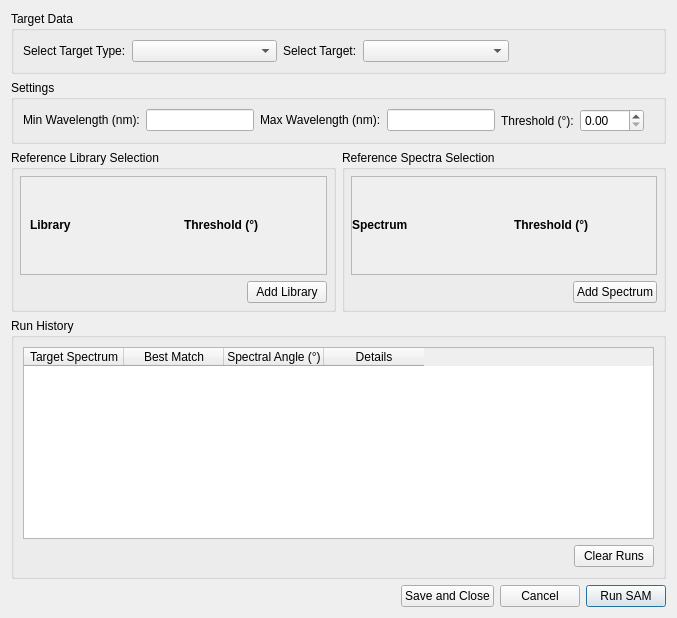
<?xml version="1.0" encoding="UTF-8"?>
<ui version="4.0">
 <class>SpectralAngleMapper</class>
 <widget class="QWidget" name="SpectralAngleMapper">
  <property name="geometry">
   <rect>
    <x>0</x>
    <y>0</y>
    <width>677</width>
    <height>618</height>
   </rect>
  </property>
  <property name="windowTitle">
   <string>Spectral Angle Mapper</string>
  </property>
  <layout class="QVBoxLayout" name="verticalLayout">
   <item>
    <widget class="QGroupBox" name="groupBox">
     <property name="title">
      <string>Target Data</string>
     </property>
     <layout class="QHBoxLayout" name="targetLayout">
      <item>
       <widget class="QLabel" name="label_type">
        <property name="text">
         <string>Select Target Type:</string>
        </property>
       </widget>
      </item>
      <item>
       <widget class="QComboBox" name="SelectTargetData">
        <property name="sizePolicy">
         <sizepolicy hsizetype="Expanding" vsizetype="Fixed">
          <horstretch>0</horstretch>
          <verstretch>0</verstretch>
         </sizepolicy>
        </property>
       </widget>
      </item>
      <item>
       <widget class="QLabel" name="label_target">
        <property name="text">
         <string>Select Target:</string>
        </property>
       </widget>
      </item>
      <item>
       <widget class="QComboBox" name="SelectTargetData_2">
        <property name="sizePolicy">
         <sizepolicy hsizetype="Expanding" vsizetype="Fixed">
          <horstretch>0</horstretch>
          <verstretch>0</verstretch>
         </sizepolicy>
        </property>
       </widget>
      </item>
      <item>
       <spacer name="targetSpacer">
        <property name="orientation">
         <enum>Qt::Horizontal</enum>
        </property>
        <property name="sizeHint" stdset="0">
         <size>
          <width>40</width>
          <height>20</height>
         </size>
        </property>
       </spacer>
      </item>
     </layout>
    </widget>
   </item>
   <item>
    <widget class="QGroupBox" name="groupBox_2">
     <property name="title">
      <string>Settings</string>
     </property>
     <layout class="QHBoxLayout" name="settingsLayout">
      <property name="spacing">
       <number>6</number>
      </property>
      <item>
       <layout class="QFormLayout" name="minLayout">
        <item row="0" column="0">
         <widget class="QLabel" name="label_min">
          <property name="text">
           <string>Min Wavelength (nm):</string>
          </property>
         </widget>
        </item>
        <item row="0" column="1">
         <widget class="QLineEdit" name="lineEdit">
          <property name="sizePolicy">
           <sizepolicy hsizetype="Minimum" vsizetype="Fixed">
            <horstretch>0</horstretch>
            <verstretch>0</verstretch>
           </sizepolicy>
          </property>
         </widget>
        </item>
       </layout>
      </item>
      <item>
       <layout class="QFormLayout" name="maxLayout">
        <item row="0" column="0">
         <widget class="QLabel" name="label_max">
          <property name="text">
           <string>Max Wavelength (nm):</string>
          </property>
         </widget>
        </item>
        <item row="0" column="1">
         <widget class="QLineEdit" name="lineEdit_2">
          <property name="sizePolicy">
           <sizepolicy hsizetype="Minimum" vsizetype="Fixed">
            <horstretch>0</horstretch>
            <verstretch>0</verstretch>
           </sizepolicy>
          </property>
         </widget>
        </item>
       </layout>
      </item>
      <item>
       <layout class="QFormLayout" name="thrLayout">
        <item row="0" column="0">
         <widget class="QLabel" name="label_threshold">
          <property name="text">
           <string>Threshold (°):</string>
          </property>
         </widget>
        </item>
        <item row="0" column="1">
         <widget class="QDoubleSpinBox" name="threshSpinBox">
          <property name="sizePolicy">
           <sizepolicy hsizetype="Minimum" vsizetype="Fixed">
            <horstretch>0</horstretch>
            <verstretch>0</verstretch>
           </sizepolicy>
          </property>
          <property name="keyboardTracking">
           <bool>false</bool>
          </property>
          <property name="decimals">
           <number>2</number>
          </property>
          <property name="minimum">
           <double>0.000000000000000</double>
          </property>
          <property name="maximum">
           <double>180.000000000000000</double>
          </property>
          <property name="singleStep">
           <double>1.000000000000000</double>
          </property>
         </widget>
        </item>
       </layout>
      </item>
      <item>
       <spacer name="settingsSpacer">
        <property name="orientation">
         <enum>Qt::Horizontal</enum>
        </property>
        <property name="sizeHint" stdset="0">
         <size>
          <width>40</width>
          <height>20</height>
         </size>
        </property>
       </spacer>
      </item>
     </layout>
    </widget>
   </item>
   <item>
    <layout class="QHBoxLayout" name="midLayout">
     <item>
      <widget class="QGroupBox" name="groupBox_3">
       <property name="title">
        <string>Reference Library Selection</string>
       </property>
       <layout class="QVBoxLayout" name="verticalLayout_lib">
        <property name="spacing">
         <number>6</number>
        </property>
        <property name="leftMargin">
         <number>6</number>
        </property>
        <property name="topMargin">
         <number>6</number>
        </property>
        <property name="rightMargin">
         <number>6</number>
        </property>
        <property name="bottomMargin">
         <number>6</number>
        </property>
        <item>
         <widget class="QScrollArea" name="libScroll">
          <property name="widgetResizable">
           <bool>true</bool>
          </property>
          <widget class="QWidget" name="libContainer">
           <property name="geometry">
            <rect>
             <x>0</x>
             <y>0</y>
             <width>310</width>
             <height>128</height>
            </rect>
           </property>
           <layout class="QGridLayout" name="libGrid" columnstretch="0,0">
            <property name="leftMargin">
             <number>9</number>
            </property>
            <property name="topMargin">
             <number>9</number>
            </property>
            <property name="rightMargin">
             <number>9</number>
            </property>
            <property name="bottomMargin">
             <number>9</number>
            </property>
            <property name="horizontalSpacing">
             <number>20</number>
            </property>
            <item row="0" column="0">
             <widget class="QLabel" name="hdr_lib">
              <property name="text">
               <string>&lt;b&gt;Library&lt;/b&gt;</string>
              </property>
              <property name="alignment">
               <set>Qt::AlignLeading|Qt::AlignLeft|Qt::AlignVCenter</set>
              </property>
             </widget>
            </item>
            <item row="0" column="1">
             <widget class="QLabel" name="hdr_thresh_lib">
              <property name="text">
               <string>&lt;b&gt;Threshold (°)&lt;/b&gt;</string>
              </property>
              <property name="alignment">
               <set>Qt::AlignLeading|Qt::AlignLeft|Qt::AlignVCenter</set>
              </property>
             </widget>
            </item>
           </layout>
          </widget>
         </widget>
        </item>
        <item alignment="Qt::AlignRight">
         <widget class="QPushButton" name="addLibBtn">
          <property name="text">
           <string>Add Library</string>
          </property>
          <property name="autoDefault">
           <bool>false</bool>
          </property>
          <property name="default">
           <bool>false</bool>
          </property>
         </widget>
        </item>
       </layout>
      </widget>
     </item>
     <item>
      <widget class="QGroupBox" name="groupBox_5">
       <property name="title">
        <string>Reference Spectra Selection</string>
       </property>
       <layout class="QVBoxLayout" name="verticalLayout_spec">
        <property name="spacing">
         <number>6</number>
        </property>
        <property name="leftMargin">
         <number>6</number>
        </property>
        <property name="topMargin">
         <number>6</number>
        </property>
        <property name="rightMargin">
         <number>6</number>
        </property>
        <property name="bottomMargin">
         <number>6</number>
        </property>
        <item>
         <widget class="QScrollArea" name="specScroll">
          <property name="widgetResizable">
           <bool>true</bool>
          </property>
          <widget class="QWidget" name="specContainer">
           <property name="geometry">
            <rect>
             <x>0</x>
             <y>0</y>
             <width>309</width>
             <height>128</height>
            </rect>
           </property>
           <layout class="QGridLayout" name="specGrid" rowstretch="0" columnstretch="0,0">
            <property name="leftMargin">
             <number>0</number>
            </property>
            <property name="topMargin">
             <number>0</number>
            </property>
            <property name="rightMargin">
             <number>0</number>
            </property>
            <property name="bottomMargin">
             <number>0</number>
            </property>
            <property name="horizontalSpacing">
             <number>20</number>
            </property>
            <item row="0" column="0">
             <widget class="QLabel" name="hdr_spec">
              <property name="text">
               <string>&lt;b&gt;Spectrum&lt;/b&gt;</string>
              </property>
              <property name="alignment">
               <set>Qt::AlignLeading|Qt::AlignLeft|Qt::AlignVCenter</set>
              </property>
             </widget>
            </item>
            <item row="0" column="1">
             <widget class="QLabel" name="hdr_thresh_spec">
              <property name="text">
               <string>&lt;b&gt;Threshold (°)&lt;/b&gt;</string>
              </property>
              <property name="alignment">
               <set>Qt::AlignLeading|Qt::AlignLeft|Qt::AlignVCenter</set>
              </property>
             </widget>
            </item>
           </layout>
          </widget>
         </widget>
        </item>
        <item alignment="Qt::AlignRight">
         <widget class="QPushButton" name="addSpecBtn">
          <property name="text">
           <string>Add Spectrum</string>
          </property>
          <property name="autoDefault">
           <bool>false</bool>
          </property>
          <property name="default">
           <bool>false</bool>
          </property>
         </widget>
        </item>
       </layout>
      </widget>
     </item>
    </layout>
   </item>
   <item>
    <widget class="QGroupBox" name="groupBox_4">
     <property name="title">
      <string>Run History</string>
     </property>
     <layout class="QVBoxLayout" name="historyLayout">
      <item>
       <widget class="QTableWidget" name="tableWidget">
        <property name="sizePolicy">
         <sizepolicy hsizetype="Expanding" vsizetype="Expanding">
          <horstretch>0</horstretch>
          <verstretch>0</verstretch>
         </sizepolicy>
        </property>
        <column>
         <property name="text">
          <string>Target Spectrum</string>
         </property>
        </column>
        <column>
         <property name="text">
          <string>Best Match</string>
         </property>
        </column>
        <column>
         <property name="text">
          <string>Spectral Angle (°)</string>
         </property>
        </column>
        <column>
         <property name="text">
          <string>Details</string>
         </property>
        </column>
       </widget>
      </item>
      <item>
       <layout class="QHBoxLayout" name="clearRunsLayout">
        <item>
         <spacer name="clearRunsSpacer">
          <property name="orientation">
           <enum>Qt::Horizontal</enum>
          </property>
          <property name="sizeHint" stdset="0">
           <size>
            <width>40</width>
            <height>20</height>
           </size>
          </property>
         </spacer>
        </item>
        <item>
         <widget class="QPushButton" name="clearRunsBtn">
          <property name="text">
           <string>Clear Runs</string>
          </property>
          <property name="autoDefault">
           <bool>false</bool>
          </property>
          <property name="default">
           <bool>false</bool>
          </property>
         </widget>
        </item>
       </layout>
      </item>
     </layout>
    </widget>
   </item>
   <item>
    <layout class="QHBoxLayout" name="btnLayout">
     <item>
      <spacer name="btnSpacer">
       <property name="orientation">
        <enum>Qt::Horizontal</enum>
       </property>
       <property name="sizeHint" stdset="0">
        <size>
         <width>40</width>
         <height>20</height>
        </size>
       </property>
      </spacer>
     </item>
     <item>
      <widget class="QPushButton" name="addSaveCloseBtn">
       <property name="text">
        <string>Save and Close</string>
       </property>
       <property name="autoDefault">
        <bool>false</bool>
       </property>
       <property name="default">
        <bool>false</bool>
       </property>
      </widget>
     </item>
     <item>
      <widget class="QPushButton" name="addCancelBtn">
       <property name="text">
        <string>Cancel</string>
       </property>
       <property name="autoDefault">
        <bool>false</bool>
       </property>
       <property name="default">
        <bool>false</bool>
       </property>
      </widget>
     </item>
     <item>
      <widget class="QPushButton" name="addRunSAMBtn">
       <property name="text">
        <string>Run SAM</string>
       </property>
       <property name="autoDefault">
        <bool>true</bool>
       </property>
       <property name="default">
        <bool>true</bool>
       </property>
      </widget>
     </item>
    </layout>
   </item>
  </layout>
 </widget>
 <resources/>
 <connections/>
</ui>
